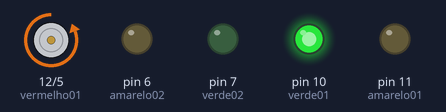
Simulated run of this sketch. Board: Arduino Uno, built with avr-gcc and run on an emulated ATmega328P. Shown: motor-driver pin pairs drawn as motors (green arrow = first pin HIGH = forward, orange = second pin HIGH = backward, longer = more drive), output pins drawn as LEDs (lit = HIGH).

Above: at 1.2 s.
At 3.7 s:
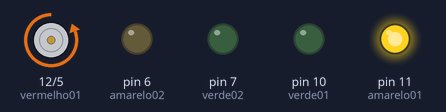
At 6.2 s:
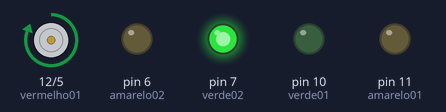
At 8.7 s:
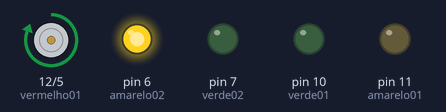
Timing chart, 0 to 13.0 s (numbered marks = the images above):
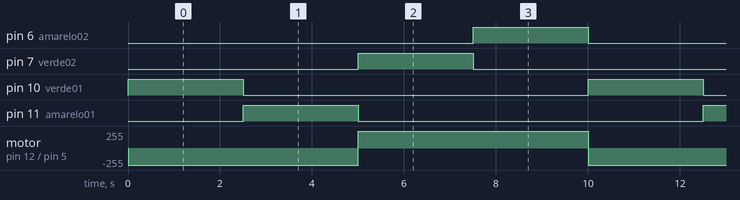

Measured:
- by itself, pin 6 (amarelo02), pin 7 (verde02), pin 10 (verde01), pin 11 (amarelo01): alternates HIGH for 2.5 s and LOW for 7.5 s
- by itself, motor on pin 12 (vermelho01) / pin 5 (vermelho02): alternates forward 255/255 for 5.0 s and backward 255/255 for 5.0 s

The sketch:

Codigo_Logica.ino
```cpp
// C++ code
//

int vermelho01=12;
int amarelo01=11;
int verde01=10;

int vermelho02=5;
int amarelo02=6;
int verde02=7;


void setup()
{
  pinMode(12, OUTPUT); // LED Vermelho01
  pinMode(11, OUTPUT); // LED Amarelo01
  pinMode(10, OUTPUT); // LED Verde01
  pinMode(7, OUTPUT); // LED Verde02
  pinMode(6, OUTPUT); // LED Amarelo02
  pinMode(5, OUTPUT); // LED Vermelho02

}

void loop()
{
  digitalWrite(verde01, HIGH);
  digitalWrite(amarelo02, LOW);
  digitalWrite(amarelo01, LOW);
  digitalWrite(vermelho02, HIGH);
  delay(2500);
  digitalWrite(amarelo01, HIGH);
  digitalWrite(verde01, LOW);
  delay(2500);
  digitalWrite(vermelho01, HIGH);
  digitalWrite(amarelo01, LOW);
  digitalWrite(verde02, HIGH);
  digitalWrite(vermelho02, LOW);
  delay(2500);
  digitalWrite(verde02, LOW);
  digitalWrite(amarelo02, HIGH);
  delay(2500);
  digitalWrite(vermelho01, LOW);
}
```
